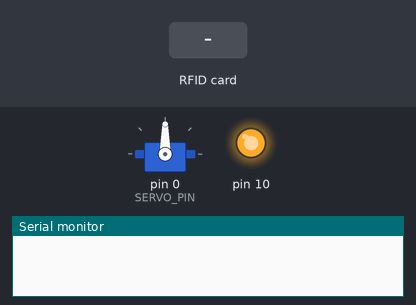
Simulated run of this sketch. Board: Arduino Uno, built with avr-gcc and run on an emulated ATmega328P. Shown: servo, output pins drawn as LEDs (lit = HIGH), the last lines printed to the serial monitor. The test bench sets the inputs (shaded band).

Above: at 1.2 s.
1.3 s: RFID card DE E0 E9 1D held to the reader
At 2.0 s:
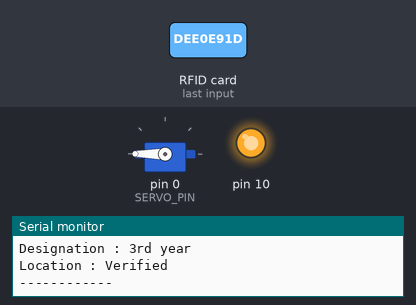
At 7.0 s:
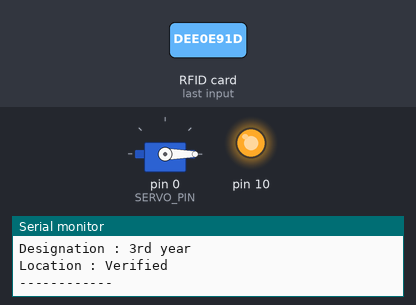
Timing chart, 0 to 8.5 s (numbered marks = the images above; inputs shaded):
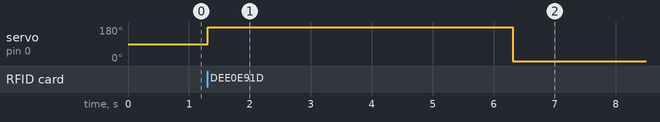

The sketch:

test1.ino
```cpp
#include <SPI.h>
#include <MFRC522.h>
#include <Servo.h>

#define SS_PIN 15 //D8
#define RST_PIN 2 //D4
#define SERVO_PIN 0 //D3
//int pos=0;
Servo gateServo;
MFRC522 mfrc522(SS_PIN, RST_PIN);

String card_list[2] = {"DEE0E91D","20E59559"};
String user_info[2][4] = {{"Addri Kiran Dey","21","3rd year","Verified"},{"Addri2","21","3rd year","Verified"}};
int total_card;
String card_num;

void setup() {
  Serial.begin(115200);
  SPI.begin();
  mfrc522.PCD_Init();
  gateServo.attach(SERVO_PIN); // Attach servo to D3 pin
  Serial.println();
}

void loop() {
  if ( ! mfrc522.PICC_IsNewCardPresent() || ! mfrc522.PICC_ReadCardSerial()){
    return;
  }
  else
  {
    card_num = getCardNumber();
    showData();
  }
}

String getCardNumber(){
  String UID = "";
  for (byte i = 0; i < mfrc522.uid.size; i++) {
    UID += String(mfrc522.uid.uidByte[i] < 0x10 ? "0" : "");
    UID += String(mfrc522.uid.uidByte[i], HEX);
  }
  UID.toUpperCase();
  return UID;
}

void showData(){
  String name,age,designation,location;
  boolean user_found = false;
  total_card = sizeof(card_list)/sizeof(card_list[0]);

  for(int i=0;i<total_card;i++){
    String check_num = card_list[i];
    if(card_num.equals(check_num)){
      user_found = true;

      name = user_info[i][0];
      age = user_info[i][1];
      designation = user_info[i][2];
      location = user_info[i][3];

      Serial.print("Card ID : ");
      Serial.println(card_num);

      Serial.print("Name : ");
      Serial.println(name);

      Serial.print("Age : ");
      Serial.println(age);

      Serial.print("Designation : ");
      Serial.println(designation);

      Serial.print("Location : ");
      Serial.println(location);

      Serial.println("------------");


       gateServo.write(180);
       delay(5000);
       gateServo.write(0);


    }
  }
  if(user_found == false){
    Serial.print("Card ID : ");
    Serial.print(card_num);
    Serial.println(" have not registered.");
    Serial.println("------------");
  }
  delay(1000);
}
```

Measured:
- after the input at 1.3 s, servo on pin 0 (SERVO_PIN): 90° → 180° at once, → 0° 5.0 s later
